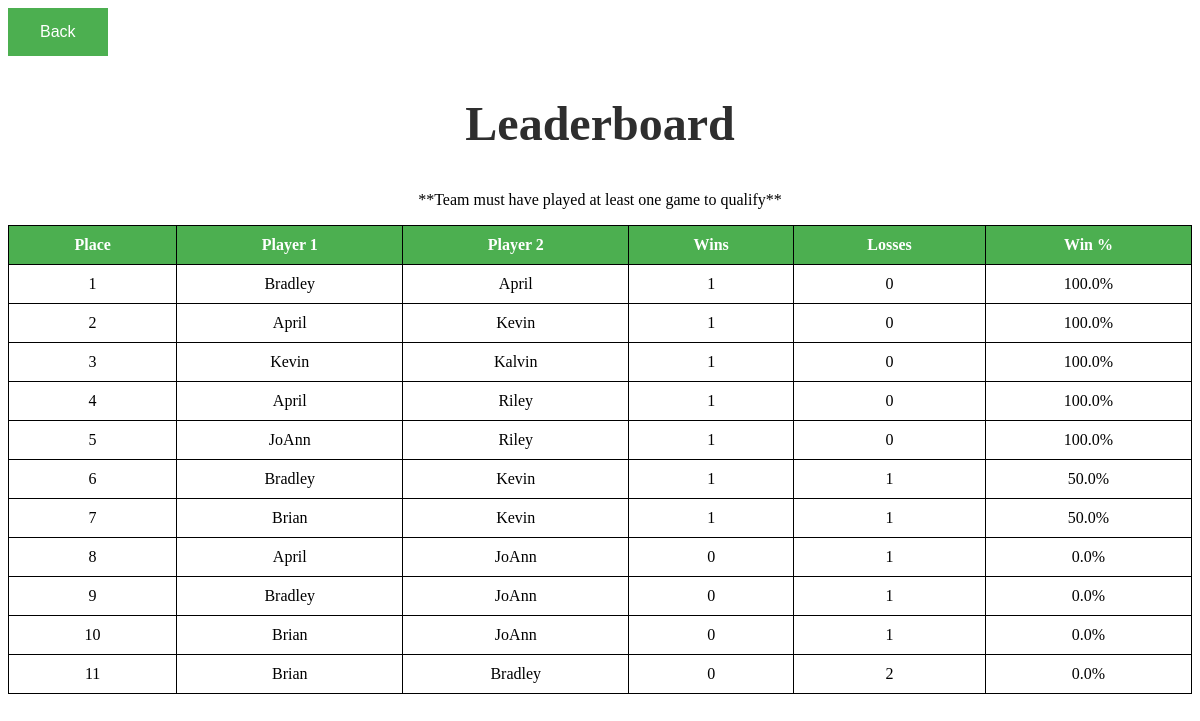
The app's page /leaderboard with its own data.
### tables this page shows
CREATE TABLE TEAMS
                (NAME1 STR NOT NULL,
                NAME2 STR NOT NULL,
                WINS INT NOT NULL,
                LOSSES INT NOT NULL,
                WINPERC FLOAT NOT NULL);

### app.py (the view)
@app.route("/leaderboard")
def leaderboard():
    conn = sqlite3.connect('data.db')
    cursor = conn.cursor()
    cursor.execute(
        "SELECT * FROM TEAMS WHERE (wins+losses) >= 1 ORDER BY wins DESC, losses ASC"
    )
    data = cursor.fetchall()
    conn.close()
    return render_template('leaderboard.html', data=data)

### templates/leaderboard.html (shortened to what this page needs)
<!DOCTYPE html>
<html>
    <head>
        <link type="text/css" rel="stylesheet" href="/static/styles.css"/>
    </head>
    <button onclick="history.go(-1)" class="back">Back</button>
    <h2>Leaderboard</h2>
    <p>**Team must have played at least one game to qualify**</p>
<table>
    <thread>
        <tr>
            <th>Place</th>
            <th>Player 1</th>
            <th>Player 2</th>
            <th>Wins</th>
            <th>Losses</th>
            <th>Win %</th>
        </tr>
    </thread>
    <tbody>
        {% for row in data %}
            <tr>
                <td>{{loop.index}}</td>
                <td><a href=search/{{row[0]}} class="player">{{row[0]}}</a></td>
                <td><a href=search/{{row[1]}} class="player">{{row[1]}}</a></td>
                <td>{{row[2]}}</td>
                <td>{{row[3]}}</td>
                <td>{{row[4]}}%</td>
            </tr>
        {% endfor %}
    </tbody>
</table>
</html>

### static/styles.css (style rules this page uses)
h2 { color: rgb(46, 46, 46); font-family: verdana; font-size: 300%; text-align: center; }
p { text-align: center; }
a.player { text-decoration: none; color: black; }
table { text-align: center; width: 100% }
th { background-color: #4CAF50; color: white; }
th,td { padding: 10px; }
table,th,td { border: 1px solid black; border-collapse: collapse; }
button.back { background-color: #4CAF50; border: none; color: white; padding: 15px 32px; text-align: center; text-decoration: none; display: inline-block; font-size: 16px; transition-duration: .4s; }

### records on screen
TEAMS: NAME1 "Bradley", NAME2 "April", WINS "1", LOSSES "0", WINPERC "100.0"
TEAMS: NAME1 "April", NAME2 "Kevin", WINS "1", LOSSES "0", WINPERC "100.0"
TEAMS: NAME1 "Kevin", NAME2 "Kalvin", WINS "1", LOSSES "0", WINPERC "100.0"
TEAMS: NAME1 "April", NAME2 "Riley", WINS "1", LOSSES "0", WINPERC "100.0"
TEAMS: NAME1 "JoAnn", NAME2 "Riley", WINS "1", LOSSES "0", WINPERC "100.0"
TEAMS: NAME1 "Bradley", NAME2 "Kevin", WINS "1", LOSSES "1", WINPERC "50.0"
TEAMS: NAME1 "Brian", NAME2 "Kevin", WINS "1", LOSSES "1", WINPERC "50.0"
TEAMS: NAME1 "April", NAME2 "JoAnn", WINS "0", LOSSES "1", WINPERC "0.0"
TEAMS: NAME1 "Bradley", NAME2 "JoAnn", WINS "0", LOSSES "1", WINPERC "0.0"
TEAMS: NAME1 "Brian", NAME2 "JoAnn", WINS "0", LOSSES "1", WINPERC "0.0"
TEAMS: NAME1 "Brian", NAME2 "Bradley", WINS "0", LOSSES "2", WINPERC "0.0"
